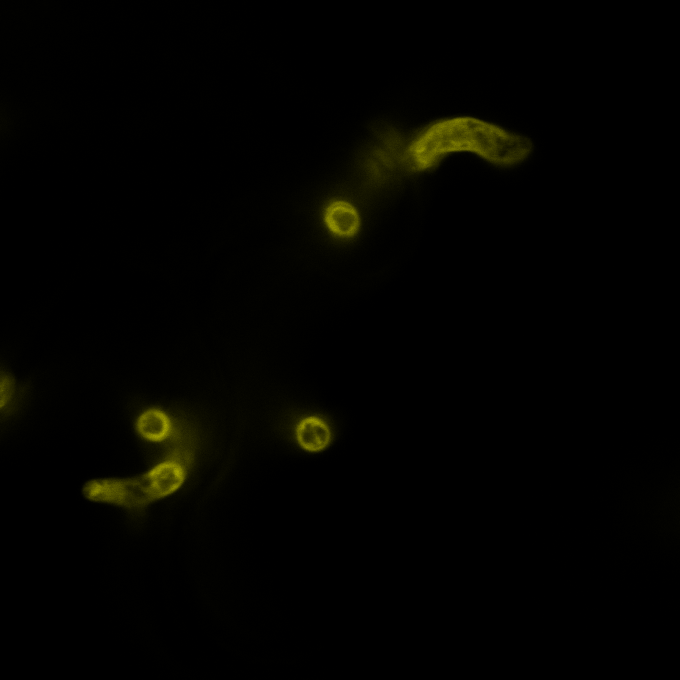
#> input picture data/image-0003.tif, 680 x 680 px; its folder holds only this picture in this run
$ python -i segmentation.py   (imports and definitions only)
#> lines starting #> are read from the running program, lines starting #| are printed output that depends on the picture
"""
Label-generation helpers for confocal images (dark background, grayscale).

Overview
--------
- Enforce 8-bit discipline (0–255) with explicit conversion helpers.
- Threshold (named methods or numeric) → clean up → (optional) watershed split.
- Extract external contours and (optionally) simplify them.
- Convert masks/contours into YOLO-normalized polygons.
- Load COCO-style polygons and normalize to YOLO format.

Public API
----------
- mask_to_polygons(mask, mode="subtract_holes", ...): Binary mask → polygons (with/without holes).
- is_bool(image): Check if an array is boolean.
- to_bool(image): Convert array to boolean mask.
- to_uint8(image): Convert array to uint8 [0, 255].
- fill_gaps(binary, area_threshold=50, radius=1, connectivity=2): Fill holes + optional closing.
- remove_noise(binary, max_size=20, connectivity=2): Remove small components.
- noise_and_gaps(img): remove_noise ∘ fill_gaps, returns uint8 mask.
- filter_contours_min_area(contours): Keep contours above min area.
- simplify_contours(contours, epsilon=0.5): RDP polygon simplification.
- auto_threshold_strategy(img, threshold): Apply named threshold + cleanup.
- channel_custom_threshold(channel, threshold): One channel → (mask, yolo_polygons).
- channel_auto_threshold(channel): Use default threshold from settings.
- channel_custom_segment(json_path, ratio, allowed_category_names=None): Load/normalize COCO polygons to YOLO.

Notes
-----
- Images are treated as uint8 unless explicitly stated; call `to_uint8` as needed.
- Areas/epsilons are in **pixels**.
- Returned YOLO polygons are **flattened, normalized** lists [x1, y1, ..., xn, yn] with
  coordinates in [0, 1] relative to the (square) target size from settings.

Rationale
---------
- Keep annotation steps deterministic and dataset-portable.
- Prefer simple, robust morphology
"""

import os
import cv2
import json
import scipy
import inspect
import skimage
import numpy as np
import matplotlib.pyplot as plt

try:
    from shapely.geometry import Polygon
    from shapely.ops import triangulate
    HAS_SHAPELY = True
except ImportError:
    HAS_SHAPELY = False
    Polygon = None
    triangulate = None

from skimage.feature import peak_local_max
from skimage.morphology import closing
from skimage.morphology import remove_small_holes
_sigRSH = inspect.signature(remove_small_holes)
from skimage.morphology import remove_small_objects
_sigRSO = inspect.signature(remove_small_objects)
from hfinder.core import log as HF_log
from hfinder.core import geometry as HF_geometry
from hfinder.session import folders as HF_folders
from hfinder.session import settings as HF_settings
from hfinder.session import current as HF_ImageInfo


# [156 lines left out: functions _polygon_with_holes_to_yolo_polygons, mask_to_polygons, not called in this run]


def is_bool(image):
    """
    Return True if the array dtype is boolean.

    :param image: Input array.
    :type image: np.ndarray
    :returns: True if dtype is np.bool_ (or bool), False otherwise.
    :rtype: bool
    """
    return image.dtype == np.bool_ or image.dtype == bool


def to_bool(image):
    """
    Convert an array to a boolean mask.

    Rules:
        - If the array is already boolean, it is returned as-is.
        - Otherwise, strictly positive values map to True (foreground),
          zeros/negatives to False (background).

    :param image: Input array (bool, uint8 0/255, float, etc.).
    :type image: np.ndarray
    :returns: Boolean mask with the same shape as the input.
    :rtype: np.ndarray
    """
    return image if is_bool(image) else image > 0


# [15 lines left out: function to_uint8, not called in this run]


def fill_gaps(binary, area_threshold=50, radius=1, connectivity=2):
    """
    Fill small black holes inside the white foreground and optionally smooth
    residual gaps by a binary closing.

    Pipeline:
        1) ``remove_small_holes`` fills cavities with area ≤ ``area_threshold``.
        2) If ``radius > 0``, apply ``closing`` using a disk of given
           ``radius`` (pixels).

    :param binary: Boolean mask (True = foreground). Convert with ``to_bool`` if needed.
    :type binary: np.ndarray
    :param area_threshold: Maximum hole area (in pixels) to be filled.
    :type area_threshold: int
    :param radius: Structuring element radius (in pixels) for the closing; set to 0 to disable.
    :type radius: int
    :param connectivity: Pixel connectivity for hole filling (2 → 8-connectivity in 2D).
    :type connectivity: int
    :returns: Boolean mask with small holes filled and (optionally) smoothed by closing.
    :rtype: np.ndarray
    :raises AssertionError: If ``binary`` is not boolean.
    """

    assert is_bool(binary), "(HFinder) Assert Failure: fill_gaps"

    # Recent modification of scikit-image
    if "max_size" in _sigRSH.parameters:
        filled_bool = remove_small_holes(
            binary,
            max_size=area_threshold,
            connectivity=connectivity
        )
    else:
        filled_bool = remove_small_holes(
            binary,
            area_threshold=area_threshold,
            connectivity=connectivity
        )

    disk = skimage.morphology.disk(radius)
    closed_bool = closing(filled_bool, footprint=disk)
    return closed_bool


# Alternative ideas to consider later:
#   disk1 = skimage.morphology.disk(1)
#   clean = skimage.morphology.opening(mask_bool, footprint=disk1)
#   clean = skimage.filters.median(mask_bool, footprint=disk1).astype(bool)
def remove_noise(binary, max_size=20, connectivity=2):
    """
    Remove small white connected components (“speckles”) by minimum area.

    :param binary: Boolean mask (True = foreground).
    :type binary: np.ndarray
    :param max_size: Maximum area (in pixels) for components to remove.
    :type max_size: int
    :param connectivity: Pixel connectivity (2 → 8-connectivity in 2D).
    :type connectivity: int
    :returns: Boolean mask with small components removed.
    :rtype: np.ndarray
    :raises AssertionError: If ``binary`` is not a boolean mask.
    """

    assert is_bool(binary), "(HFinder) Assert Failure: remove_noise"

    # Recent modification of scikit-image
    if "max_size" in _sigRSO.parameters:
        cleaned = remove_small_objects(
            binary,
            max_size=max_size,
            connectivity=connectivity
        )
    else:
        cleaned = remove_small_objects(
            binary,
            min_size=max_size,
            connectivity=connectivity
        )

    return cleaned


def noise_and_gaps(img):
    """
    Convenience post-processing chain that returns a clean 0/255 mask.

    Steps:
        - Convert to boolean via ``to_bool``.
        - Remove small components via ``remove_noise``.
        - Fill small holes + closing via ``fill_gaps``.
        - Convert back to uint8 0/255 via ``to_uint8``.

    :param img: Input mask or image (bool, 0/255, float, etc.).
    :type img: np.ndarray
    :returns: Cleaned binary mask (uint8, values in {0, 255}).
    :rtype: np.ndarray
    """
    return to_uint8(fill_gaps(remove_noise(to_bool(img))))


# [242 lines left out: functions filter_contours_min_area, simplify_contours, auto_threshold_strategy, channel_custom_threshold, channel_auto_threshold, channel_custom_segment, not called in this run]

>>> import cv2
>>> picture = cv2.imread('../../../data/image-0003.tif')
#> picture is the input picture: shape (680, 680, 3); mean B, G, R 0, 2.9, 2.9
>>> result = noise_and_gaps(picture)
#> in to_bool, `return image if is_bool(image) else image > 0`:
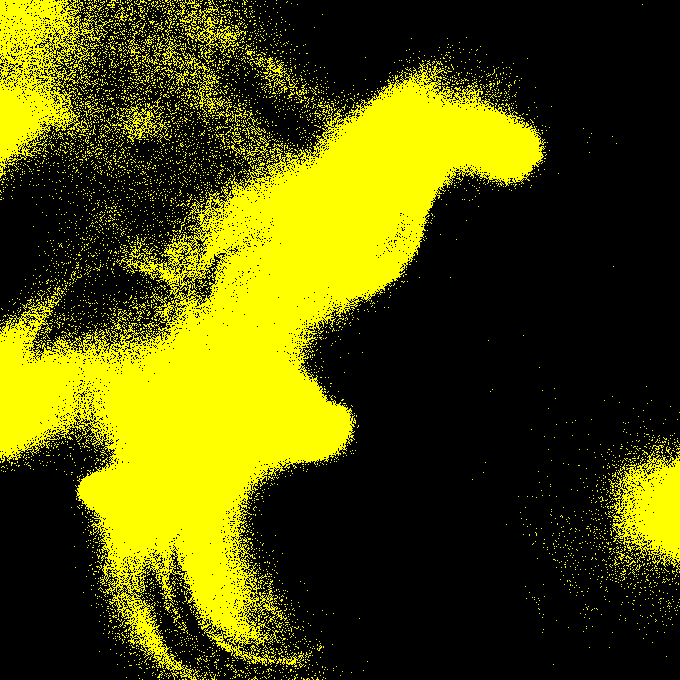
#> returned value: shape (680, 680, 3) bool; mean of channels 0, 1, 2 0, 0.307, 0.307; drawn as B, G, R
#> in remove_noise, `cleaned = remove_small_objects( binary, min_size=max_size, connectivit..`:
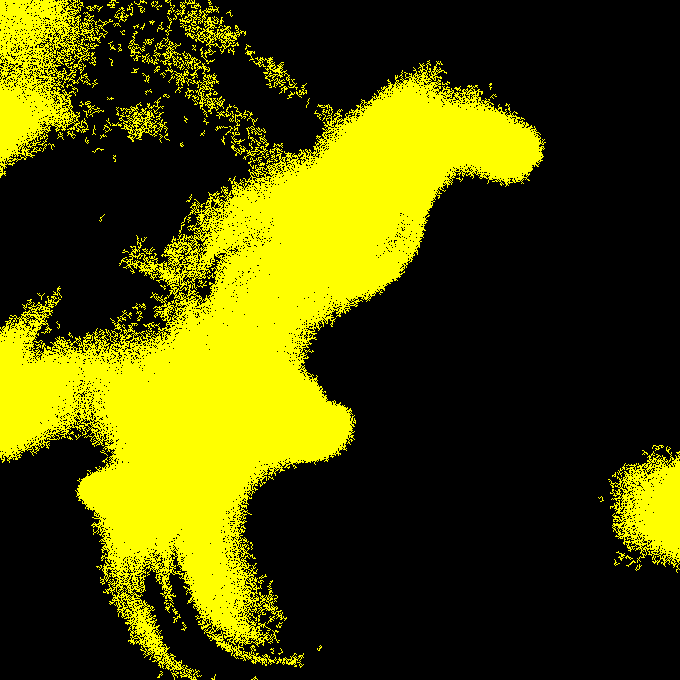
#> cleaned: shape (680, 680, 3) bool; mean of channels 0, 1, 2 0, 0.285, 0.285; drawn as B, G, R
#> (the run stopped early here; a loop or call above may not have finished)

$ run again, on data/image-0004.jpg
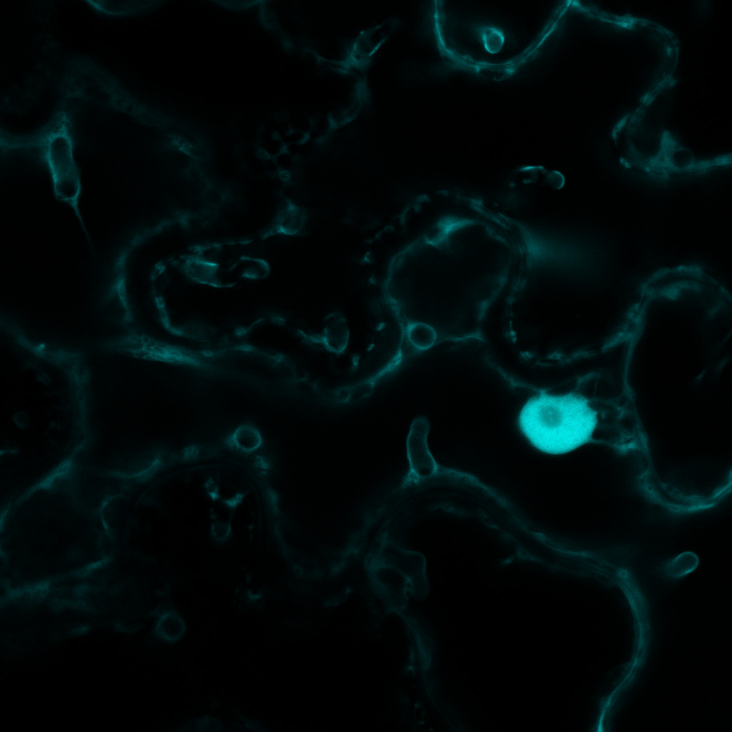
#> input picture data/image-0004.jpg, 1464 x 1464 px (shown at 1/2 size)
#> picture is the input picture: shape (1464, 1464, 3); mean B, G, R 9.6, 9.7, 0.3
#> in to_bool, `return image if is_bool(image) else image > 0`:
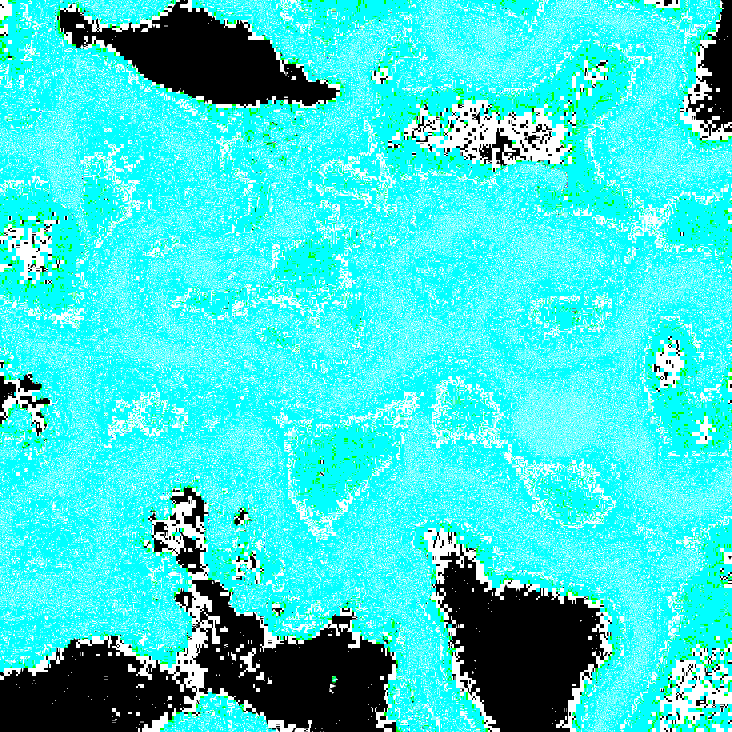
#> returned value: shape (1464, 1464, 3) bool (shown at 1/2 size); mean of channels 0, 1, 2 0.85, 0.868, 0.244; drawn as B, G, R
#> in fill_gaps, `filled_bool = remove_small_holes( binary, area_threshold=area_threshol..`:
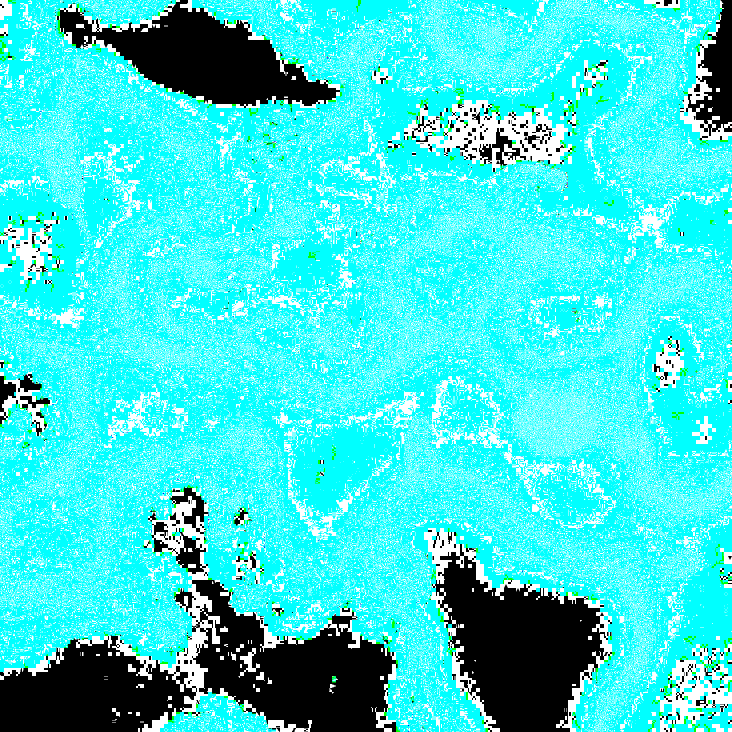
#> filled_bool: shape (1464, 1464, 3) bool (shown at 1/2 size); mean of channels 0, 1, 2 0.862, 0.868, 0.246; drawn as B, G, R

$ run again, on data/image-0005.jpg
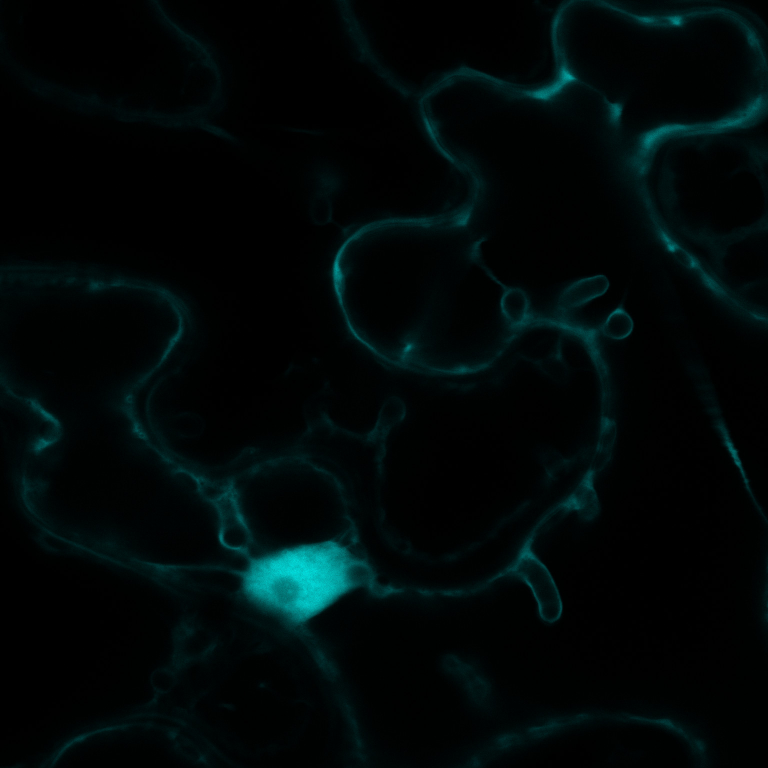
#> input picture data/image-0005.jpg, 1536 x 1536 px (shown at 1/2 size)
#> picture is the input picture: shape (1536, 1536, 3); mean B, G, R 7.7, 7.8, 0.3
#> in to_bool, `return image if is_bool(image) else image > 0`:
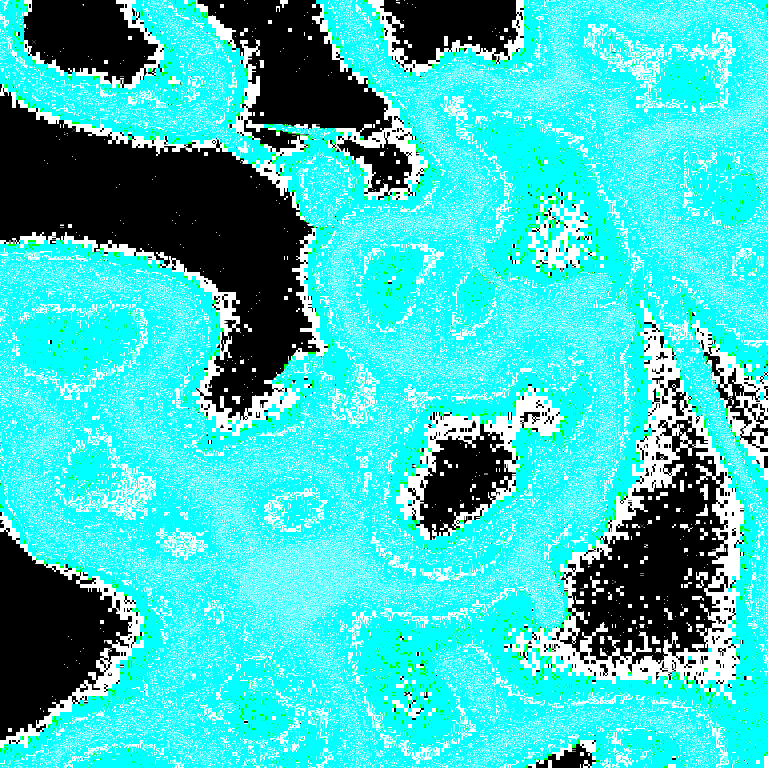
#> returned value: shape (1536, 1536, 3) bool (shown at 1/2 size); mean of channels 0, 1, 2 0.779, 0.793, 0.239; drawn as B, G, R
#> in fill_gaps, `filled_bool = remove_small_holes( binary, area_threshold=area_threshol..`:
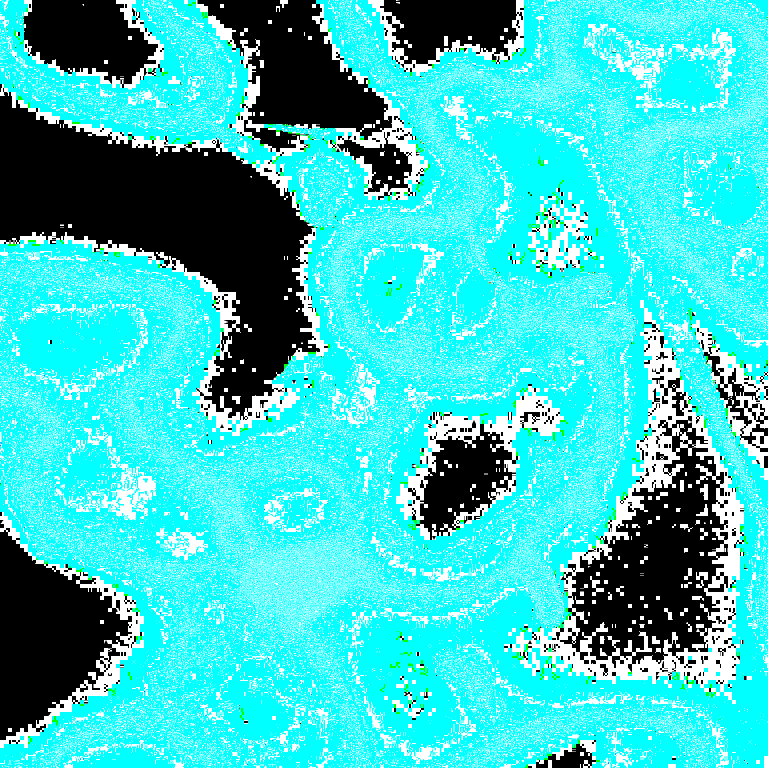
#> filled_bool: shape (1536, 1536, 3) bool (shown at 1/2 size); mean of channels 0, 1, 2 0.789, 0.793, 0.241; drawn as B, G, R
